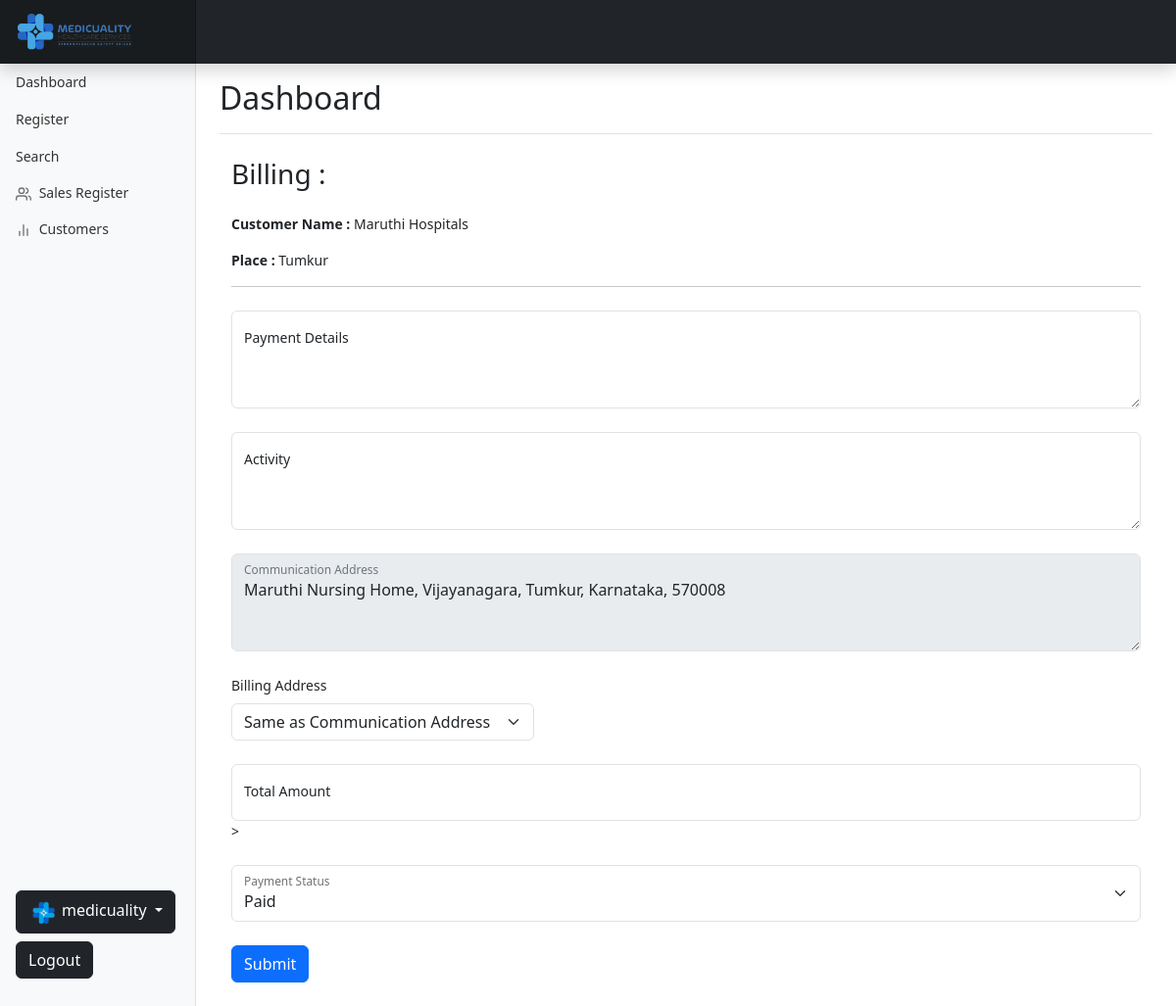
Screenshot of /billing/2/ (signed in) with the database file from the repository.
### home/models.py (models this page shows, shortened)
class Patient_info(models.Model):
    patient_name = models.CharField(max_length=200, null=True)
    patient_phone = models.CharField(max_length=15, null=True)
    patient_gst_no  = models.CharField(max_length=200, null=True)
    patient_adress_1 = models.CharField(max_length=200, null=True)
    patient_address_2 = models.CharField(max_length=200, null=True)
    city = models.CharField(max_length=100, null=True)
    state = models.CharField(max_length=100, null=True)
    pin = models.CharField(max_length=6, null=True)
    created_on = models.DateTimeField(auto_now_add=True, null=True)

### home/views.py (the view)
# urls.py: path('billing/<str:pk>/', views.Billing, name='billing'),
@login_required(login_url = 'loginPage')
def Billing(request,pk):
    p_d = Patient_info.objects.get(id=pk)
    mer = Merchant.objects.get()
    if request.method == 'POST':
        choice = request.POST['choice']
        payment_details = request.POST['payment_details']
        activity = request.POST['activity']
        total_amt = request.POST['amount']
        status = request.POST['status']
        if(choice == '1'):
            adress1 = p_d.patient_adress_1
            address2 = p_d.patient_address_2
            city = p_d.city
            state = p_d.state
            pin = p_d.pin
        elif(choice == '2'):
            adress1 = request.POST['address-1']
            address2 = request.POST['address-2']
            city = request.POST['city']
            state = request.POST['state']
            pin = request.POST['pin']
        c_gst = ((int(total_amt)*int(mer.c_gst))/100)
        s_gst = ((int(total_amt)*int(mer.s_gst))/100)
        amount = (int(c_gst) + int(s_gst) + int(total_amt))
        payment = Payment_info(patient_id = p_d, payment_details = payment_details, activity=activity, billing_address_1 = adress1, billing_address_2 = address2, billing_address_city = city, billing_address_state = state, billing_address_pin = pin, c_gst = c_gst, s_gst=s_gst, total_amount = total_amt, amount=amount, status=status)
        payment.save()
        return redirect('search')
    else:
        return render(request, 'billing.html', {'p_d':p_d})

### templates/billing.html (shortened to what this page needs)
{% extends 'index.html' %}
{% block dash %}
<div class="container my-4">
    <div class="h3">Billing : </div>
</div>
    <div class="container my-4">
      <div>
        <p><b>Customer Name :</b> {{p_d.patient_name}}</p>
        <p><b>Place : </b>{{p_d.city}}</p>
      </div>
      <hr>
        <form action="" method="POST">
            <div class="form-floating my-4">
                <textarea name="payment_details" class="form-control" placeholder="Leave a comment here" id="floatingTextarea2" style="height: 100px"></textarea>
                <label for="floatingTextarea2">Payment Details</label>
              </div>
              <div class="form-floating my-4">
                <textarea  name="activity" class="form-control" placeholder="Leave a comment here" id="floatingTextarea2" style="height: 100px"></textarea>
                <label for="floatingTextarea2">Activity</label>
              </div>
              <div class="form-floating my-4">
                <textarea  disabled class="form-control" placeholder="Leave a comment here" id="floatingTextarea2" style="height: 100px">{{p_d.patient_adress_1}}, {{p_d.patient_address_2}}, {{p_d.city}}, {{p_d.state}}, {{p_d.pin}}</textarea>
                <label for="floatingTextarea2">Communication Address</label>
              </div>
              <div class="col-md-4">
                <label for="inputState" class="form-label">Billing Address</label>
                <select id="inputState" required name="choice" class="form-select" onchange="jsFunction();">
                  <option selected value="1">Same as Communication Address</option>
                </select>
              </div>
              <div class="form-floating my-4">
                <input name="amount" type="text" class="form-control" id="floatingInput" placeholder="name@example.com" maxlength="100">>
                <label for="floatingInput">Total Amount</label>
              </div>
              <div class="form-floating my-4">
                <select name='status' class="form-select" id="floatingSelect" aria-label="Floating label select example">
                  <option value="Paid">Paid</option>
                </select>
                <label for="floatingSelect">Payment Status</label>
              </div>
              <div class="my-4">
                <button class='btn btn-primary' type="submit">Submit</button>
              </div>
        </form>
    </div>
{% endblock %}

### templates/index.html (shortened to what this page needs)
{% load static %}
<!doctype html>
<html lang="en" data-bs-theme="auto">
    <link href="https://cdn.jsdelivr.net/npm/bootstrap@5.3.0-alpha3/dist/css/bootstrap.min.css" rel="stylesheet">
    <link rel="stylesheet" href="https://cdn.jsdelivr.net/npm/bootstrap-icons@1.10.5/font/bootstrap-icons.css">
<link href="../assets/dist/css/bootstrap.min.css" rel="stylesheet">
    <link href="{% static 'css/dashboard.css' %}" rel="stylesheet">
  </head>
  <body>
<header class="navbar navbar-dark sticky-top bg-dark flex-md-nowrap p-0 shadow">
  <a class="navbar-brand col-md-3 col-lg-2 me-0 px-3 fs-6" href="#"><img src="{% static 'images/logo.png' %}" style="width:120px" alt="" class="img-fluid"></a>
</header>
<div class="container-fluid">
  <div class="row">
    <nav id="sidebarMenu" class="col-md-3 col-lg-2 d-md-block bg-body-tertiary sidebar collapse">
      <div class="position-sticky pt-3 sidebar-sticky">
        <ul class="nav flex-column">
          <li class="nav-item">
            <a class="nav-link" aria-current="page" href="{% url 'dashboard' %}">
              Dashboard
            </a>
          </li>
          <li class="nav-item">
            <a class='nav-link' href="{% url 'register' %}">
              Register
            </a>
          </li>
          <li class="nav-item">
            <a class="nav-link" href="{% url 'search' %}">
              Search
            </a>
          </li>
          <li class="nav-item">
            <a class="nav-link" href="{% url 'salesregister' %}">
              <span data-feather="users" class="align-text-bottom"></span>
              Sales Register
            </a>
          </li>
          <li class="nav-item">
            <a class="nav-link" href="{% url 'customer' %}">
              <span data-feather="bar-chart-2" class="align-text-bottom"></span>
              Customers
            </a>
            <div style="bottom: 0;position: fixed;padding-bottom: 20px;">
              <div class="btn-group ms-3">
                <button type="button" class="btn btn-dark dropdown-toggle" data-bs-toggle="dropdown" aria-expanded="false">
                  <span><img src="{% static 'images/icon.png' %}" class="ronded-circle" style="width:30px;" alt=""><span class="ms-1">{{request.user.username}}</span></span>
                </button> <br>
              </div>
              <a class="nav-link" style="width:60px;" href="{% url 'LogoutPage' %}">
                <button class="btn btn-dark">Logout</button>
              </a>
            </div>
          </li>
        </ul>
      </div>
    </nav>
    <main class="col-md-9 ms-sm-auto col-lg-10 px-md-4">
      <div class="d-flex justify-content-between flex-wrap flex-md-nowrap align-items-center pt-3 pb-2 mb-3 border-bottom">
        <h1 class="h2">Dashboard</h1>
      </div>
      {% block dash %}{% endblock %}
    </main>
  </div>
</div>
  </body>
</html>

### static/css/dashboard.css (style rules this page uses)
body { font-size: .875rem; }
.feather { width: 16px; height: 16px; }
.sidebar { position: fixed; top: 0; bottom: 0; left: 0; z-index: 100; padding: 48px 0 0; box-shadow: inset -1px 0 0 rgba(0, 0, 0, .1); }
.sidebar-sticky { height: calc(100vh - 48px); overflow-x: hidden; overflow-y: auto; }
.sidebar .nav-link { font-weight: 500; color: #333; }
.sidebar .nav-link .feather { margin-right: 4px; color: #727272; }
.navbar-brand { padding-top: .75rem; padding-bottom: .75rem; background-color: rgba(0, 0, 0, .25); box-shadow: inset -1px 0 0 rgba(0, 0, 0, .25); }

### rows the page displays
Patient_info: patient_name "Maruthi Hospitals", city "Tumkur", patient_adress_1 "Maruthi Nursing Home, Vijayanagara, Tumkur, Karnataka, 570008"

### other values shown
{{ request.user.username }} "medicuality"
